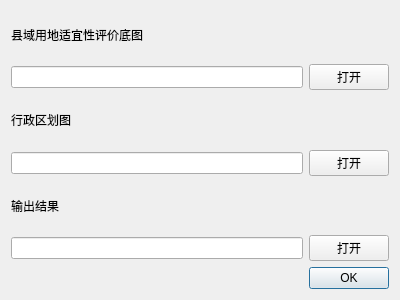
<?xml version="1.0" encoding="UTF-8"?>
<ui version="4.0">
 <class>PlanningDialog</class>
 <widget class="QDialog" name="PlanningDialog">
  <property name="geometry">
   <rect>
    <x>0</x>
    <y>0</y>
    <width>400</width>
    <height>300</height>
   </rect>
  </property>
  <property name="windowTitle">
   <string>整治区片划分</string>
  </property>
  <layout class="QGridLayout" name="gridLayout">
   <item row="0" column="0">
    <widget class="QLabel" name="label">
     <property name="text">
      <string>县域用地适宜性评价底图</string>
     </property>
    </widget>
   </item>
   <item row="1" column="0">
    <layout class="QHBoxLayout" name="horizontalLayout_2">
     <item>
      <widget class="QLineEdit" name="rasterFileEdit"/>
     </item>
     <item>
      <widget class="QPushButton" name="rasterOpenBtn">
       <property name="text">
        <string>打开</string>
       </property>
      </widget>
     </item>
    </layout>
   </item>
   <item row="2" column="0">
    <widget class="QLabel" name="label_2">
     <property name="text">
      <string>行政区划图</string>
     </property>
    </widget>
   </item>
   <item row="3" column="0">
    <layout class="QHBoxLayout" name="horizontalLayout_3">
     <item>
      <widget class="QLineEdit" name="vectorFileEdit"/>
     </item>
     <item>
      <widget class="QPushButton" name="vectorOpenBtn">
       <property name="text">
        <string>打开</string>
       </property>
      </widget>
     </item>
    </layout>
   </item>
   <item row="5" column="0">
    <widget class="QLabel" name="label_3">
     <property name="text">
      <string>输出结果</string>
     </property>
    </widget>
   </item>
   <item row="7" column="0">
    <widget class="QDialogButtonBox" name="buttonBox">
     <property name="orientation">
      <enum>Qt::Horizontal</enum>
     </property>
     <property name="standardButtons">
      <set>QDialogButtonBox::Ok</set>
     </property>
    </widget>
   </item>
   <item row="6" column="0">
    <layout class="QHBoxLayout" name="horizontalLayout_4">
     <item>
      <widget class="QLineEdit" name="vectorSaveEdit"/>
     </item>
     <item>
      <widget class="QPushButton" name="vectorSaveBtn">
       <property name="text">
        <string>打开</string>
       </property>
      </widget>
     </item>
    </layout>
   </item>
   <item row="4" column="0">
    <layout class="QHBoxLayout" name="horizontalLayout"/>
   </item>
  </layout>
 </widget>
 <resources/>
 <connections>
  <connection>
   <sender>buttonBox</sender>
   <signal>accepted()</signal>
   <receiver>PlanningDialog</receiver>
   <slot>accept()</slot>
   <hints>
    <hint type="sourcelabel">
     <x>248</x>
     <y>254</y>
    </hint>
    <hint type="destinationlabel">
     <x>157</x>
     <y>274</y>
    </hint>
   </hints>
  </connection>
  <connection>
   <sender>buttonBox</sender>
   <signal>rejected()</signal>
   <receiver>PlanningDialog</receiver>
   <slot>reject()</slot>
   <hints>
    <hint type="sourcelabel">
     <x>316</x>
     <y>260</y>
    </hint>
    <hint type="destinationlabel">
     <x>286</x>
     <y>274</y>
    </hint>
   </hints>
  </connection>
 </connections>
</ui>
